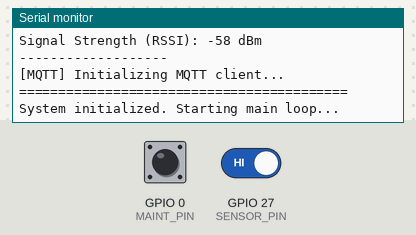
A sketch run on a simulated ESP32. Shown: the last lines printed to the serial monitor. The test bench sets the inputs (shaded band); at power-on: GPIO 27 (SENSOR_PIN) HIGH, GPIO 0 (MAINT_PIN) HIGH. WiFi joins after 1.5 s; servers stay silent unless stated; no MQTT or app messages arrive unless stated.

Above: at 2.7 s.
2.8 s: GPIO 27 (SENSOR_PIN) driven LOW
At 3.4 s:
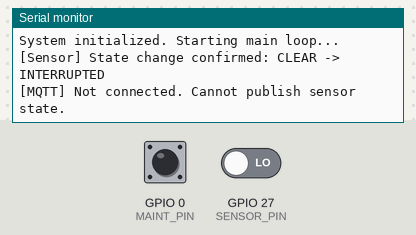
4.3 s: GPIO 27 (SENSOR_PIN) driven HIGH
At 4.9 s:
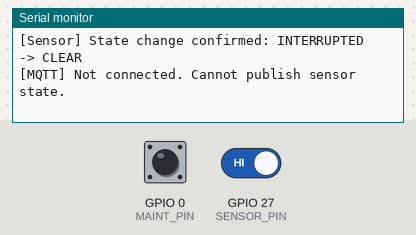
6.5 s: GPIO 27 (SENSOR_PIN) driven LOW
At 7.4 s:
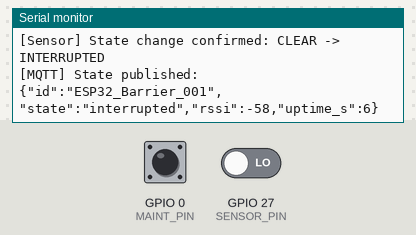
8.0 s: GPIO 27 (SENSOR_PIN) driven HIGH
At 8.5 s:
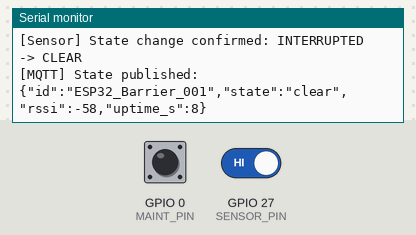

Measured:
- after the input at 2.8 s, the serial monitor: prints a new line after 0.05 s (image 1)
- after the input at 4.3 s, the serial monitor: prints a new line after 0.05 s (image 2)
- after the input at 6.5 s, the serial monitor: prints a new line after 0.05 s (image 3)
- after the input at 8.0 s, the serial monitor: prints a new line after 0.05 s (image 4)

The sketch:

terelina_firmware.ino
```cpp
/**
 * @file terelina_firmware.ino
 * @brief Main firmware for the Terelina Pizza Counter device.
 *
 * This firmware initializes the hardware, connects to WiFi via WiFiManager,
 * connects to MQTT, reads the barrier sensor with debounce, and publishes state changes.
 */

#include <Arduino.h>
#include "config.h"
#include "wifi_manager.h"
#include "mqtt.h"

// =====================================================================
// Global State
// =====================================================================

// 'true' means the sensor beam is currently interrupted.
bool isBeamInterrupted = false;

// Timer for the non-blocking heartbeat task.
unsigned long lastHeartbeatMillis = 0;


// =====================================================================
// SETUP - Runs once on boot.
// =====================================================================
void setup() {
    Serial.begin(115200);
    Serial.println();
    Serial.println(F("=========================================="));
    Serial.println(F("    Terelina Pizza Counter System"));
    Serial.println(F("=========================================="));
    Serial.println();

    // --- 1. Configure Hardware Sensor ---
    if (SENSOR_USE_PULLUP) {
        pinMode(SENSOR_PIN, INPUT_PULLUP);
        Serial.printf("[HW] Sensor pin %d configured with INPUT_PULLUP.\n", SENSOR_PIN);
    } else {
        pinMode(SENSOR_PIN, INPUT);
        Serial.printf("[HW] Sensor pin %d configured as standard INPUT.\n", SENSOR_PIN);
    }

    // Read the initial state to prevent a false trigger on boot.
    isBeamInterrupted = (digitalRead(SENSOR_PIN) == (SENSOR_ACTIVE_LOW ? LOW : HIGH));
    Serial.printf("[HW] Initial sensor state: %s\n", isBeamInterrupted ? "INTERRUPTED" : "CLEAR");

    // --- 2. Connect to WiFi ---
    // This function is blocking. It will handle the connection, AP portal,
    // and fallback logic automatically.
    setupWifi();

    // --- 3. Initialize MQTT Client ---
    Serial.println(F("[MQTT] Initializing MQTT client..."));
    setupMqtt(); // Sets the broker server, port, buffer, etc.

    Serial.println(F("=========================================="));
    Serial.println(F("System initialized. Starting main loop..."));
    Serial.println();
}


// =====================================================================
// LOOP - Runs repeatedly.
// =====================================================================
void loop() {
    // This is the core of the firmware. Each function is non-blocking.

    // 1. Maintain MQTT connection and process messages.
    handleMqttConnection();
    loopMqtt();

    // 2. Read the sensor and publish any state changes.
    handleSensor();

    // 3. Perform periodic tasks, like sending the heartbeat.
    handleTimedTasks();

    // Small delay to allow the ESP32's background tasks to run.
    delay(1);
}


// =====================================================================
// Helper Functions for the Main Loop
// =====================================================================

/**
 * @brief Reads the sensor, applies debounce logic, and publishes if the state changes.
 */
void handleSensor() {
    static bool lastStableState = isBeamInterrupted;
    static bool lastReadState = isBeamInterrupted;
    static unsigned long lastChangeTime = 0;

    bool currentRead = (digitalRead(SENSOR_PIN) == (SENSOR_ACTIVE_LOW ? LOW : HIGH));

    if (currentRead != lastReadState) {
        lastReadState = currentRead;
        lastChangeTime = millis();
        return;
    }

    if ((millis() - lastChangeTime) >= SENSOR_DEBOUNCE_DELAY_MS && currentRead != lastStableState) {
        Serial.printf("[Sensor] State change confirmed: %s -> %s\n",
                      lastStableState ? "INTERRUPTED" : "CLEAR",
                      currentRead ? "INTERRUPTED" : "CLEAR");

        lastStableState = currentRead;
        isBeamInterrupted = currentRead;
        publishSensorState(isBeamInterrupted);
    }
}


/**
 * @brief Handles periodic tasks that are not checked in every loop cycle.
 */
void handleTimedTasks() {
    unsigned long now = millis();

    // --- MQTT Heartbeat Task ---
    if (now - lastHeartbeatMillis > HEARTBEAT_INTERVAL_MS) {
        lastHeartbeatMillis = now;

        // This function already checks for MQTT connection before publishing.
        publishHeartbeat();

        // Also print a general status update for debugging.
        printSystemStatus();
    }
}

/**
 * @brief Prints a summary of the system's current status to the Serial Monitor.
 */
void printSystemStatus() {
    Serial.println(F("\n--- System Status ---"));
    Serial.printf("WiFi: %s\n", isWifiConnected() ? "Connected" : "Disconnected");
    Serial.printf("MQTT: %s\n", isMqttConnected() ? "Connected" : "Disconnected");
    Serial.printf("Sensor: %s\n", isBeamInterrupted ? "INTERRUPTED" : "CLEAR");
    Serial.printf("Free Heap: %u bytes\n", ESP.getFreeHeap());
    Serial.printf("Uptime: %lu s\n", millis() / 1000);
    Serial.println(F("---------------------\n"));
}
```

mqtt.cpp
```cpp
/**
 * @file mqtt.cpp
 * @brief Handles all MQTT communication for the Terelina project.
 *
 * Manages connection, reconnection with Last Will and Testament (LWT),
 * and publishing of sensor data and device status.
 */

#include "mqtt.h"
#include "config.h"
#include <Arduino.h>
#include <WiFiClient.h>

// =====================================================================
// Global and Static Variables
// =====================================================================
WiFiClient wifiClient;
PubSubClient mqttClient(wifiClient);

static unsigned long lastMqttReconnectAttempt = 0;
static const unsigned long RECONNECT_INTERVAL_MS = 5000; // Attempt to reconnect every 5 seconds

// =====================================================================
// Core MQTT Functions (Initialization and Loop)
// =====================================================================

void setupMqtt() {
  mqttClient.setServer(MQTT_BROKER_HOST, MQTT_BROKER_PORT);
  mqttClient.setBufferSize(256); // A buffer of 256 bytes is sufficient for our JSON payload
  mqttClient.setKeepAlive(30);   // More resilient to network fluctuations
  mqttClient.setSocketTimeout(5); // Prevent long blocking calls
}

void handleMqttConnection() {
  if (mqttClient.connected()) {
    return;
  }

  unsigned long now = millis();
  if (now - lastMqttReconnectAttempt < RECONNECT_INTERVAL_MS) {
    return;
  }
  lastMqttReconnectAttempt = now;

  if (WiFi.status() != WL_CONNECTED) {
    Serial.println(F("[MQTT] WiFi not connected. Cannot attempt MQTT connection."));
    return;
  }

  Serial.print(F("[MQTT] Attempting connection... "));

  // --- LWT Configuration ---
  // If the device disconnects unexpectedly, the broker will publish "offline"
  // to the heartbeat topic. This is the correct topic for status updates.
  const char* lwtTopic = MQTT_TOPIC_HEARTBEAT;
  const char* lwtMessage = "offline";
  const bool lwtRetain = true;
  const int lwtQos = 1;

  bool connected = false;
  if (strlen(MQTT_USER) > 0) {
    Serial.print(F("with authentication... "));
    connected = mqttClient.connect(MQTT_CLIENT_ID, MQTT_USER, MQTT_PASSWORD, lwtTopic, lwtQos, lwtRetain, lwtMessage);
  } else {
    Serial.print(F("without authentication... "));
    connected = mqttClient.connect(MQTT_CLIENT_ID, lwtTopic, lwtQos, lwtRetain, lwtMessage);
  }

  if (connected) {
    Serial.println(F("OK!"));
    // Once connected, publish the "online" status to the same heartbeat topic
    publishHeartbeat();
  } else {
    Serial.print(F("FAILED, rc="));
    Serial.print(mqttClient.state());
    Serial.println(F(". Retrying in 5 seconds."));
  }
}

void loopMqtt() {
  mqttClient.loop();
}

// =====================================================================
// Data Publishing Functions
// =====================================================================

void publishSensorState(bool isInterrupted) {
  if (!isMqttConnected()) {
    Serial.println(F("[MQTT] Not connected. Cannot publish sensor state."));
    return;
  }

  StaticJsonDocument<128> doc;
  doc["id"] = MQTT_CLIENT_ID;

  // --- PAYLOAD ALIGNMENT ---
  // The backend expects "interrupted" or "clear".
  doc["state"] = isInterrupted ? "interrupted" : "clear";

  // Optional diagnostic data
  doc["rssi"] = WiFi.RSSI();
  doc["uptime_s"] = millis() / 1000;

  char jsonBuffer[128];
  serializeJson(doc, jsonBuffer);

  if (mqttClient.publish(MQTT_TOPIC_STATE, jsonBuffer)) {
    Serial.print(F("[MQTT] State published: "));
    Serial.println(jsonBuffer);
  } else {
    Serial.println(F("[MQTT] Failed to publish state."));
  }
}

void publishHeartbeat() {
  if (!isMqttConnected()) {
    return;
  }
  // The heartbeat is a simple "online" message, retained by the broker.
  if (mqttClient.publish(MQTT_TOPIC_HEARTBEAT, "online", true)) {
    Serial.println(F("[MQTT] Heartbeat 'online' published."));
  } else {
    Serial.println(F("[MQTT] Failed to publish heartbeat."));
  }
}

// =====================================================================
// Status and Utility Functions
// =====================================================================

bool isMqttConnected() {
  return mqttClient.connected();
}
```

mqtt.h
```cpp
#ifndef MQTT_H
#define MQTT_H

#include <PubSubClient.h>
#include <WiFi.h>
#include <ArduinoJson.h>

// Global instance of the MQTT client, defined in mqtt.cpp
extern PubSubClient mqttClient;

// =====================================================================
// Core MQTT Functions (Initialization and Loop)
// =====================================================================

/**
 * @brief Initializes the MQTT client with broker details and sets up the callback.
 * Must be called once in the main setup() function.
 */
void setupMqtt();

/**
 * @brief Handles the MQTT connection and subscription logic.
 * Call this in the main loop() to maintain the connection.
 */
void handleMqttConnection();

/**
 * @brief Keeps the MQTT client running. Call this in every main loop() iteration.
 */
void loopMqtt();

// =====================================================================
// Data Publishing Functions
// =====================================================================

/**
 * @brief Publishes the current state of the barrier sensor.
 * @param isInterrupted True if the beam is broken, false otherwise.
 */
void publishSensorState(bool isInterrupted);

/**
 * @brief Publishes a heartbeat message to indicate the device is online.
 */
void publishHeartbeat();

// =====================================================================
// Status and Utility Functions
// =====================================================================

/**
 * @brief Checks if the MQTT client is currently connected to the broker.
 * @return True if connected, false otherwise.
 */
bool isMqttConnected();

#endif // MQTT_H
```

wifi_manager.cpp
```cpp
/**
 * @file wifi_manager.cpp
 * @brief Handles WiFi connectivity using the WiFiManager library.
 *
 * Features:
 * - Captive Portal for on-demand configuration (no hardcoded passwords).
 * - Automatic reconnection to the last known network.
 * - Maintenance Mode: hold BOOT (GPIO0) for 5s during boot to clear saved WiFi and force portal.
 * - Optional secure fallback via secrets.h (compile-time gated).
 * - Avoids infinite reboot loops: if fallback fails, returns to portal mode.
 */

#include "wifi_manager.h"
#include "config.h"

#include <Arduino.h>
#include <WiFi.h>
#include <WiFiManager.h>  // tzapu/WiFiManager

// ---------------------------------------------------------------------
// Optional fallback credentials (compile-time gated)
// To enable: add in platformio.ini -> build_flags = -DTERELINA_USE_WIFI_FALLBACK
// And provide a secrets.h with FALLBACK_WIFI_SSID / FALLBACK_WIFI_PASSWORD
// ---------------------------------------------------------------------
#ifdef TERELINA_USE_WIFI_FALLBACK
  #include "secrets.h"
#endif

// =====================================================================
// Maintenance Mode Settings
// =====================================================================
// BOOT button on most ESP32 devkits is GPIO0 (active LOW).
static constexpr int      MAINT_PIN   = 0;       // GPIO0 (BOOT)
static constexpr uint32_t MAINT_HOLD_MS = 5000;  // 5 seconds hold to trigger

// =====================================================================
// Private helpers
// =====================================================================

static void onWifiEvent(WiFiEvent_t event, WiFiEventInfo_t info) {
    switch (event) {
        case ARDUINO_EVENT_WIFI_STA_CONNECTED:
            Serial.println(F("[WiFi Event] Station connected to AP."));
            break;

        case ARDUINO_EVENT_WIFI_STA_DISCONNECTED:
            Serial.print(F("[WiFi Event] Disconnected from AP. Reason: "));
            Serial.println((int)info.wifi_sta_disconnected.reason);
            break;

        case ARDUINO_EVENT_WIFI_STA_GOT_IP:
            Serial.print(F("[WiFi Event] IP Address obtained: "));
            Serial.println(WiFi.localIP());
            break;

        default:
            break;
    }
}

static String buildApName() {
    // Unique AP name to avoid collisions when multiple devices are in the same area.
    // Example: Terelina-3FA2
    uint64_t mac = ESP.getEfuseMac();
    uint16_t suffix = (uint16_t)(mac & 0xFFFF);

    char buf[32];
    snprintf(buf, sizeof(buf), "Terelina-%04X", suffix);
    return String(buf);
}

static bool maintenanceRequested() {
    // Check only at boot time. Holding BOOT (GPIO0) LOW for MAINT_HOLD_MS triggers maintenance.
    pinMode(MAINT_PIN, INPUT_PULLUP);
    delay(30); // stabilize read

    if (digitalRead(MAINT_PIN) == HIGH) {
        return false; // not pressed
    }

    Serial.println(F("[WiFi] BOOT detected. Hold for 5s to enter Maintenance Mode..."));

    uint32_t start = millis();
    while (millis() - start < MAINT_HOLD_MS) {
        if (digitalRead(MAINT_PIN) == HIGH) {
            Serial.println(F("[WiFi] Maintenance canceled (button released)."));
            return false;
        }

        // Optional progress tick each second (non-spammy)
        static uint32_t lastTick = 0;
        uint32_t elapsed = millis() - start;
        if (elapsed - lastTick >= 1000) {
            lastTick = elapsed;
            uint32_t remaining = (MAINT_HOLD_MS - elapsed + 999) / 1000;
            Serial.print(F("[WiFi] Holding... "));
            Serial.print(remaining);
            Serial.println(F("s"));
        }

        delay(10);
    }

    Serial.println(F("[WiFi] Maintenance Mode confirmed."));
    return true;
}

static void clearSavedWifi(WiFiManager& wm) {
    Serial.println(F("[WiFi] Clearing saved WiFi credentials (WiFiManager + ESP32 WiFi)..."));
    // Clears WiFiManager saved credentials
    wm.resetSettings();

    // Clears ESP32 WiFi stored credentials (NVS for WiFi)
    WiFi.disconnect(true, true);
    delay(200);
}

static bool tryFallbackCredentials(uint32_t timeoutMs = 20000) {
#ifdef TERELINA_USE_WIFI_FALLBACK
    if (strlen(FALLBACK_WIFI_SSID) == 0) {
        Serial.println(F("[WiFi] Fallback enabled but SSID is empty. Skipping fallback."));
        return false;
    }

    Serial.println(F("[WiFi] Attempting fallback connection (secrets.h)..."));
    WiFi.begin(FALLBACK_WIFI_SSID, FALLBACK_WIFI_PASSWORD);

    uint32_t start = millis();
    while (WiFi.status() != WL_CONNECTED && (millis() - start) < timeoutMs) {
        delay(500);
        Serial.print(".");
    }
    Serial.println();

    if (WiFi.status() == WL_CONNECTED) {
        Serial.println(F("[WiFi] Fallback connection OK."));
        return true;
    }

    Serial.println(F("[WiFi] Fallback connection FAILED."));
    return false;
#else
    (void)timeoutMs;
    return false;
#endif
}

// =====================================================================
// Public Functions (defined in wifi_manager.h)
// =====================================================================

void setupWifi() {
    WiFi.onEvent(onWifiEvent);

    // Enforce station mode and reconnection behavior (good for corporate networks).
    WiFi.mode(WIFI_STA);
    WiFi.setAutoReconnect(true);
    WiFi.persistent(true);

    WiFiManager wm;

    // Unique AP name
    String apName = buildApName();

    // Maintenance Mode: hold BOOT during boot to clear creds and force portal
    if (maintenanceRequested()) {
        clearSavedWifi(wm);
    }

    // Portal timeout: if nobody configures within this time, we can try fallback
    // or re-open portal again without reboot loop.
    wm.setConfigPortalTimeout(180); // 3 minutes

    Serial.print(F("[WiFi] Starting connection via WiFiManager. AP name: "));
    Serial.println(apName);

    // Attempt connection:
    // 1) last known credentials
    // 2) if fail: portal
    // 3) if portal times out: return false
    if (!wm.autoConnect(apName.c_str())) {
        Serial.println(F("[WiFi] Portal timed out."));

        // Optional fallback
        if (!tryFallbackCredentials(20000)) {
            // Avoid infinite reboot loops: return to portal mode and wait for config.
            Serial.println(F("[WiFi] No connection. Re-opening portal (no reboot loop)."));

            // Start config portal and wait until configured (blocking, but predictable in the field).
            wm.setConfigPortalTimeout(0); // 0 = no timeout (wait indefinitely)
            if (!wm.startConfigPortal(apName.c_str())) {
                Serial.println(F("[WiFi] CRITICAL: Config portal failed unexpectedly. Rebooting..."));
                delay(3000);
                ESP.restart();
            }
        }
    }

    Serial.println(F("[WiFi] Connection established!"));
    printWifiStatus();
}

bool isWifiConnected() {
    return (WiFi.status() == WL_CONNECTED);
}

void printWifiStatus() {
    if (isWifiConnected()) {
        Serial.println(F("\n--- WiFi Status ---"));
        Serial.print(F("SSID: ")); Serial.println(WiFi.SSID());
        Serial.print(F("IP Address: ")); Serial.println(WiFi.localIP());
        Serial.print(F("Signal Strength (RSSI): ")); Serial.print(WiFi.RSSI()); Serial.println(F(" dBm"));
        Serial.println(F("-------------------\n"));
    } else {
        Serial.println(F("[WiFi] Status: Currently Disconnected"));
    }
}
```

Source omitted: wifi_manager.h (649 bytes), config.cpp (2249 bytes), config.h (1857 bytes)
